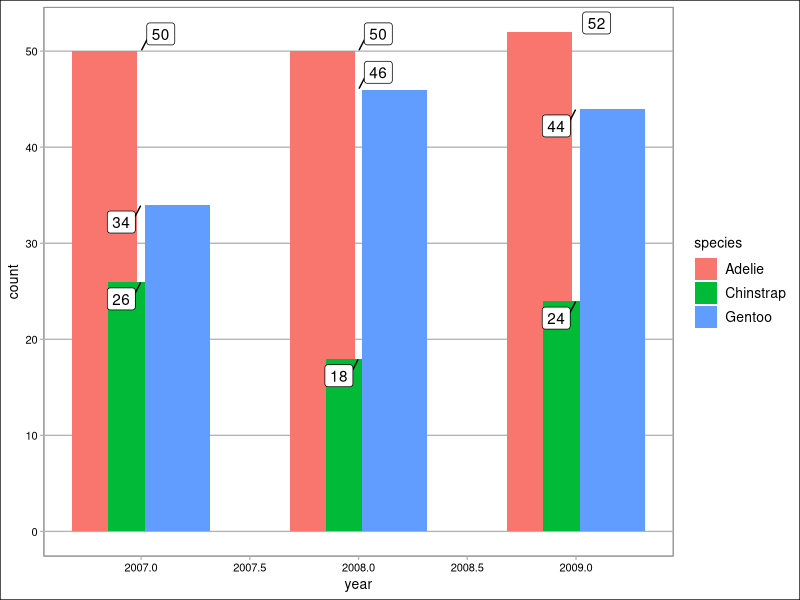
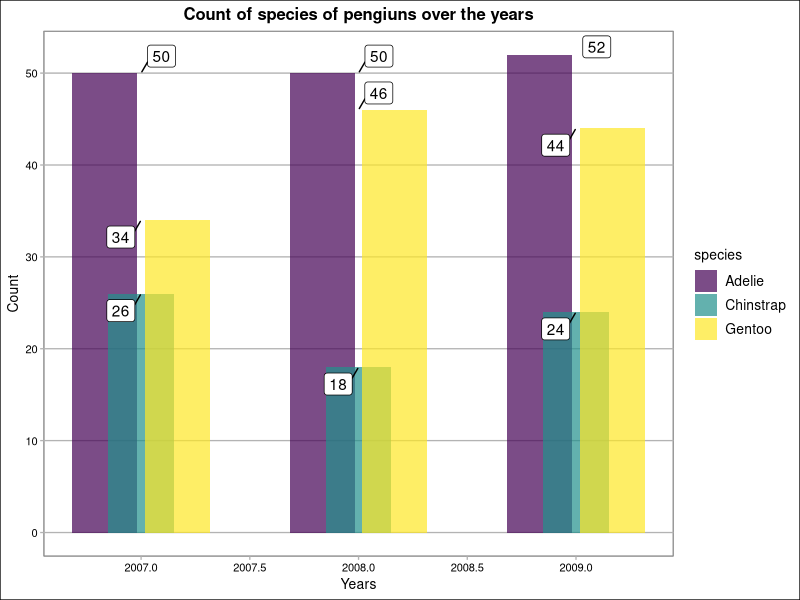
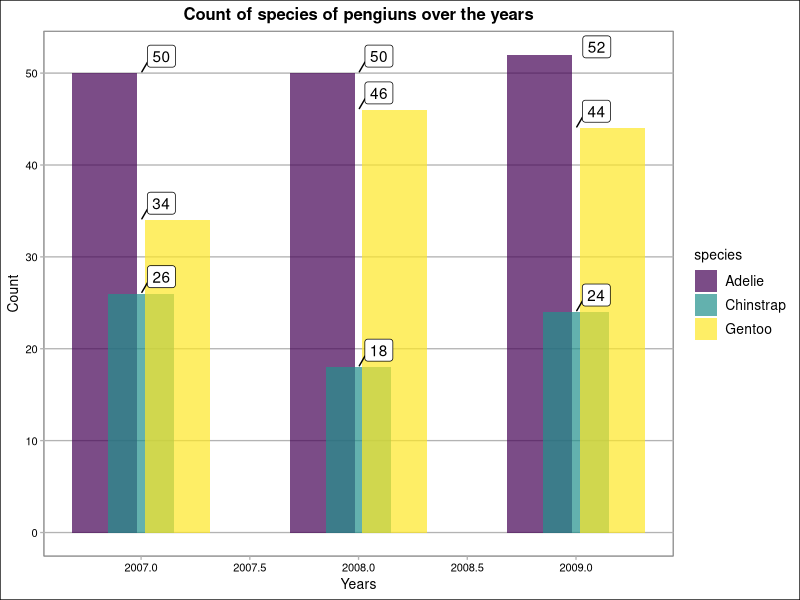

Generate these figures, in order, with R:
## ---- chunk 1
knitr::opts_chunk$set(echo = TRUE,
                      message = FALSE,
                      warning = FALSE)
## ---- chunk 2
suppressPackageStartupMessages({
  library(ggplot2) # Create Elegant Data Visualisations Using the Grammar of Graphics, CRAN v3.3.6
  library(dplyr) # A Grammar of Data Manipulation, CRAN v1.0.9
  library(palmerpenguins) # Palmer Archipelago (Antarctica) Penguin Data, CRAN v0.1.1
  library(ggthemes) # Extra Themes, Scales and Geoms for 'ggplot2', CRAN v4.2.4
  library(ggrepel) # Automatically Position Non-Overlapping Text Labels with 'ggplot2', CRAN v0.9.1
})
## ---- chunk 3
# load penguins data
penguins_df = penguins
## ---- chunk 4
(yearly_counts_per_species = penguins_df %>% 
  group_by(year, species) %>% 
  summarise(count = n()))
## ---- chunk 5
plot_function = function(df, x, y, z){
  ggplot(df) +
    geom_bar(aes(x = {{x}}, y = {{y}}, fill = {{z}}), stat= "identity",
             position = position_dodge(0.5)) +
    geom_label_repel(aes(label = {{y}}, x = {{x}}, y = {{y}})) +
    theme_calc() +
    scale_color_calc()}

# z is a variable that can be used for grouping. Hence, it can be removed if no grouping is needed.
## ---- chunk 6
(p1 <- plot_function(yearly_counts_per_species, year, count, species))
## ---- chunk 7
p1 +
  labs(x = "Years", y = "Count",
       title = "Count of species of pengiuns over the years") +
  viridis::scale_fill_viridis(discrete = TRUE, alpha = 0.7) +
  theme(plot.title= element_text(size = 12, hjust = 0.5, face="bold"),
        axis.title = element_text(size = 10, hjust = 0.5))
## ---- chunk 8
ggsave("p1.PNG")
